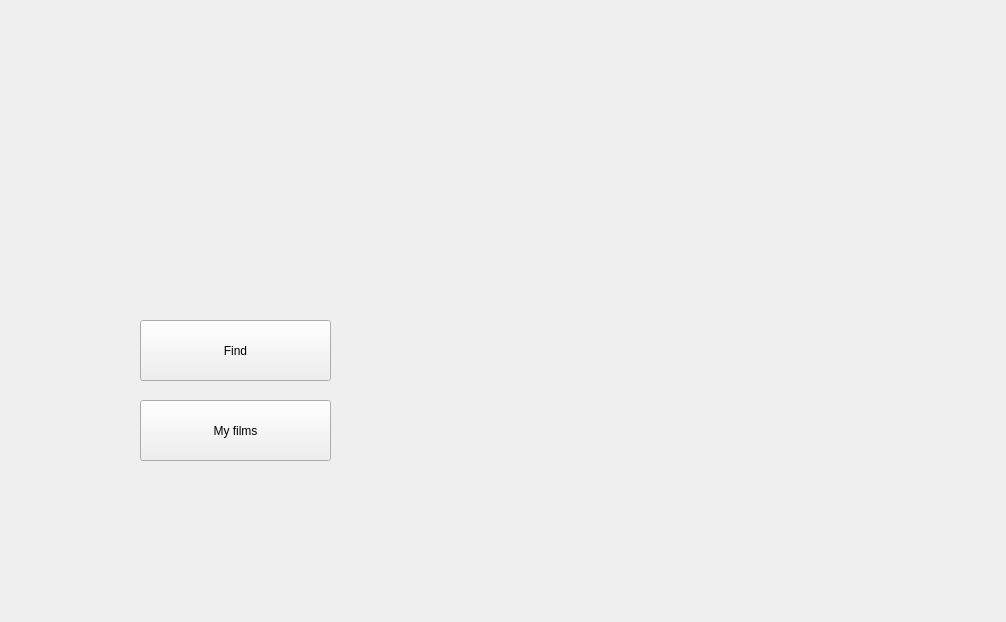
<?xml version="1.0" encoding="UTF-8"?>
<ui version="4.0">
 <class>MainWindow</class>
 <widget class="QMainWindow" name="MainWindow">
  <property name="geometry">
   <rect>
    <x>0</x>
    <y>0</y>
    <width>1006</width>
    <height>622</height>
   </rect>
  </property>
  <property name="minimumSize">
   <size>
    <width>1006</width>
    <height>622</height>
   </size>
  </property>
  <property name="maximumSize">
   <size>
    <width>1006</width>
    <height>622</height>
   </size>
  </property>
  <property name="windowTitle">
   <string>The Movie Guide</string>
  </property>
  <widget class="QWidget" name="centralwidget">
   <widget class="QPushButton" name="pushButton">
    <property name="geometry">
     <rect>
      <x>140</x>
      <y>400</y>
      <width>191</width>
      <height>61</height>
     </rect>
    </property>
    <property name="text">
     <string>My films</string>
    </property>
   </widget>
   <widget class="QPushButton" name="findButton">
    <property name="geometry">
     <rect>
      <x>140</x>
      <y>320</y>
      <width>191</width>
      <height>61</height>
     </rect>
    </property>
    <property name="text">
     <string>Find</string>
    </property>
   </widget>
   <widget class="QLabel" name="tapeImage">
    <property name="geometry">
     <rect>
      <x>390</x>
      <y>160</y>
      <width>641</width>
      <height>461</height>
     </rect>
    </property>
    <property name="text">
     <string/>
    </property>
    <property name="pixmap">
     <pixmap resource="resource.qrc">:/images/tape2.png</pixmap>
    </property>
    <property name="scaledContents">
     <bool>true</bool>
    </property>
    <property name="textInteractionFlags">
     <set>Qt::TextInteractionFlag::NoTextInteraction</set>
    </property>
   </widget>
   <widget class="QLabel" name="titleImage">
    <property name="geometry">
     <rect>
      <x>140</x>
      <y>230</y>
      <width>461</width>
      <height>51</height>
     </rect>
    </property>
    <property name="text">
     <string/>
    </property>
    <property name="pixmap">
     <pixmap resource="resource.qrc">:/images/mainTitle.png</pixmap>
    </property>
    <property name="scaledContents">
     <bool>true</bool>
    </property>
   </widget>
   <widget class="QLabel" name="tape2Image">
    <property name="geometry">
     <rect>
      <x>-80</x>
      <y>-100</y>
      <width>561</width>
      <height>351</height>
     </rect>
    </property>
    <property name="text">
     <string/>
    </property>
    <property name="pixmap">
     <pixmap resource="resource.qrc">:/images/tape1.png</pixmap>
    </property>
    <property name="scaledContents">
     <bool>true</bool>
    </property>
   </widget>
  </widget>
  <widget class="QMenuBar" name="menubar">
   <property name="geometry">
    <rect>
     <x>0</x>
     <y>0</y>
     <width>1006</width>
     <height>18</height>
    </rect>
   </property>
  </widget>
 </widget>
 <resources>
  <include location="resource.qrc"/>
 </resources>
 <connections/>
</ui>
